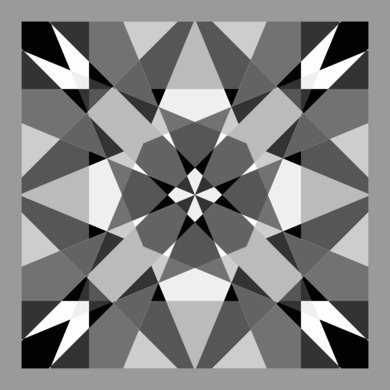
#> input picture 0521/p06_邊緣檢測/img6/robert.png, 390 x 390 px
$ python 01_roberts.py
#> lines starting #> are read from the running program, lines starting #| are printed output that depends on the picture
#> further down, image is the input picture: shape (390, 390); min 0, max 255, mean 132.8
# -*- coding: utf-8 -*-
import numpy as np
from scipy import signal
import cv2

def roberts(I,_boundary='fill',_fillvalue=0):
    #圖像的高、寬
#> called with _boundary = 'symm', _fillvalue = 0
    H1,W1=I.shape[0:2]
#> H1 = 390; W1 = 390
    #卷積核的尺寸
    H2,W2=2,2
    #卷積核 1 及 錨點的位置
    R1 = np.array([[1,0],[0,-1]],np.float32)
    kr1,kc1=0,0
    #計算 fuLl 卷積
    IconR1 = signal.convolve2d(I,R1,mode='full',boundary = _boundary,fillvalue=_fillvalue)
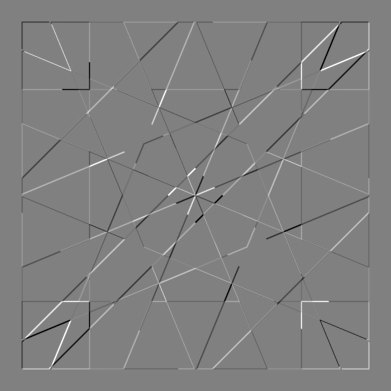
#> IconR1: shape (391, 391) float32; min -234, max 230, mean 0; drawn with min black and max white
    IconR1=IconR1[H2-kr1-1:H1+H2-kr1-1,W2-kc1-1:W1+W2-kc1-1]
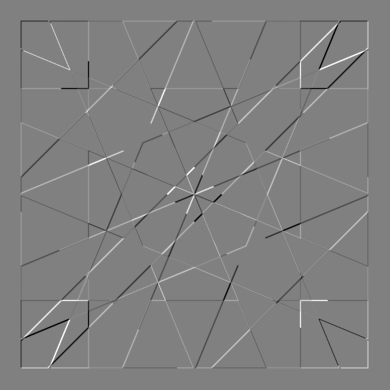
#> IconR1: shape (390, 390) float32; min -234, max 230, mean 0; drawn with min black and max white
    #卷積核2
    R2 = np.array([[0,1],[-1,0]],np.float32)
    #先計算 full 卷積
    IconR2 = signal.convolve2d(I,R2,mode='full',boundary = _boundary,fillvalue=_fillvalue)
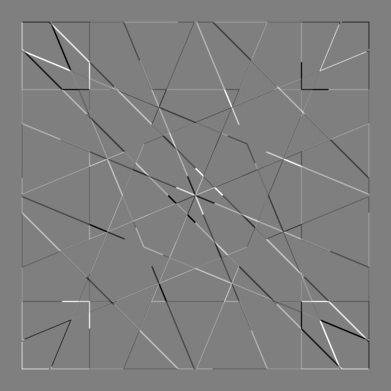
#> IconR2: shape (391, 391) float32; min -229, max 229, mean 0; drawn with min black and max white
    #錨點的位置
    kr2,kc2 = 0,1
    #根據錨點的位置，截取 full卷積，從而得到 same 卷積
    IconR2=IconR2[H2-kr2-1:H1+H2-kr2-1,W2-kc2-1:W1+W2-kc2-1]
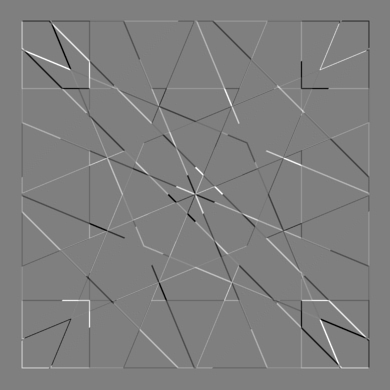
#> IconR2: shape (390, 390) float32; min -229, max 229, mean 0; drawn with min black and max white
    return (IconR1,IconR2)


image = cv2.imread('img6/robert.png',cv2.IMREAD_GRAYSCALE)
cv2.imshow("image",image)
#卷積，注意邊界擴充一般採用 " symm "
IconR1,IconR2 = roberts(image,'symm')
#45度方向上的邊緣強度的灰度級顯示
IconR1 = np.abs(IconR1)
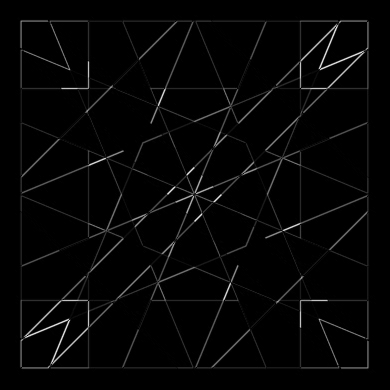
#> IconR1: shape (390, 390) float32; min 0, max 234, mean 5.7
edge_45 = IconR1.astype(np.uint8)
cv2.imshow("edge_45",edge_45)
cv2.imwrite("img3_robert_135_edge.jpg",edge_45)
#135度方向上的邊緣強度
IconR2 = np.abs(IconR2)
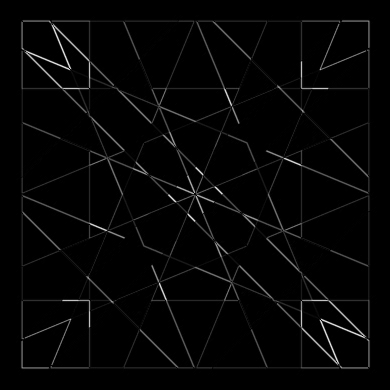
#> IconR2: shape (390, 390) float32; min 0, max 229, mean 5.7
edge_135 = IconR2.astype(np.uint8)
cv2.imshow("edge_135",edge_135)
cv2.imwrite("img3_robert_45_edge.jpg",edge_135)
#用平方和的開方衡量最後的輸出邊緣
edge = np.sqrt(np.power(IconR1,2.0) + np.power(IconR2,2.0))
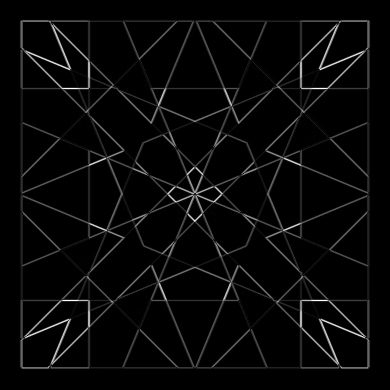
#> edge: shape (390, 390) float32; min 0, max 275.8, mean 9.7; drawn with min black and max white
edge = np.round(edge)
edge[edge>255] = 255
#> edge: shape (390, 390) float32; min 0, max 255, mean 9.7
edge = edge.astype(np.uint8)
#顯示邊緣
cv2.imshow("edge",edge)
cv2.imwrite("img3_robert_edge.jpg",edge)
cv2.waitKey(0)
cv2.destroyAllWindows()

$ run again, with 0521/p06_邊緣檢測/img6/bone.png copied over 0521/p06_邊緣檢測/img6/robert.png
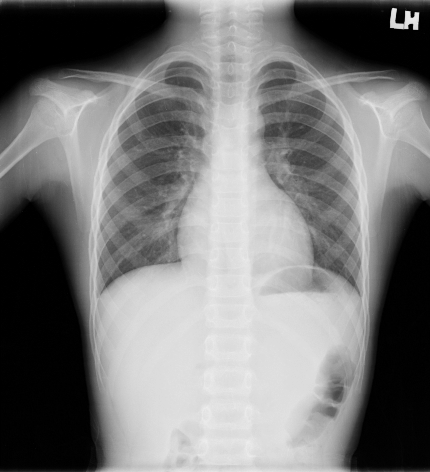
#> input picture 0521/p06_邊緣檢測/img6/bone.png, 430 x 472 px
#> image is the input picture: shape (472, 430); min 0, max 240, mean 120.9
#> in roberts, `IconR1 = signal.convolve2d(I,R1,mode='full',boundary = _boundary,fillv..`:
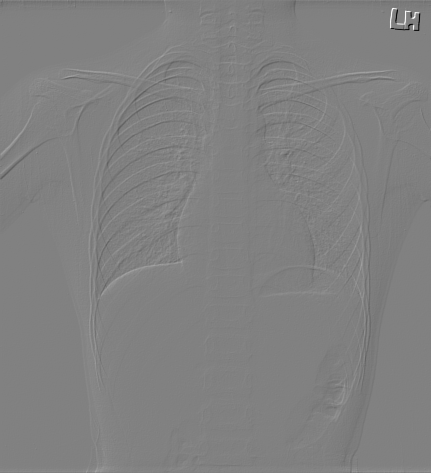
#> IconR1: shape (473, 431) float32; min -217, max 211, mean 0.1; drawn with min black and max white
#> `IconR1 = np.abs(IconR1)`:
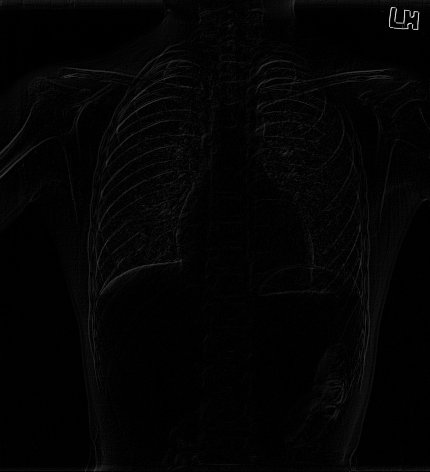
#> IconR1: shape (472, 430) float32; min 0, max 217, mean 3.8

$ run again, with 0521/p06_邊緣檢測/img6/Log.jpg saved as 0521/p06_邊緣檢測/img6/robert.png
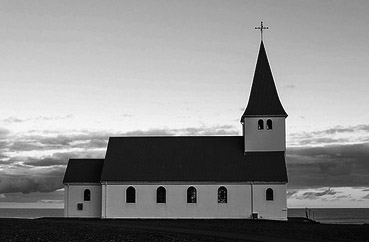
#> input picture 0521/p06_邊緣檢測/img6/Log.jpg, 369 x 242 px
#> image is the input picture: shape (242, 369); min 0, max 255, mean 140
#> in roberts, `IconR2=IconR2[H2-kr2-1:H1+H2-kr2-1,W2-kc2-1:W1+W2-kc2-1]`:
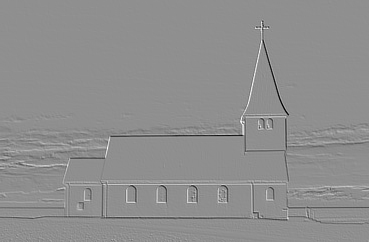
#> IconR2: shape (242, 369) float32; min -246, max 192, mean -0.5; drawn with min black and max white
#> `edge[edge>255] = 255`:
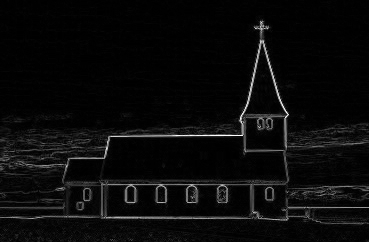
#> edge: shape (242, 369) float32; min 0, max 255, mean 10.4

$ run again, with 0521/p06_邊緣檢測/img6/kirsch.jpg saved as 0521/p06_邊緣檢測/img6/robert.png
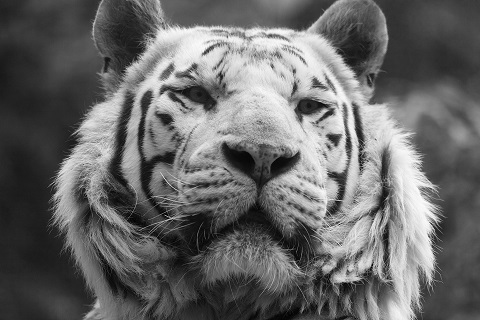
#> input picture 0521/p06_邊緣檢測/img6/kirsch.jpg, 480 x 320 px
#> image is the input picture: shape (320, 480); min 0, max 255, mean 104.6
#> `edge = np.sqrt(np.power(IconR1,2.0) + np.power(IconR2,2.0))`:
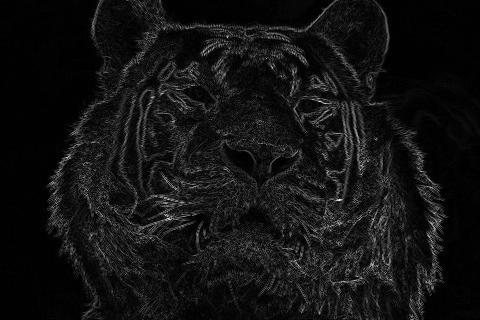
#> edge: shape (320, 480) float32; min 0, max 244, mean 19
